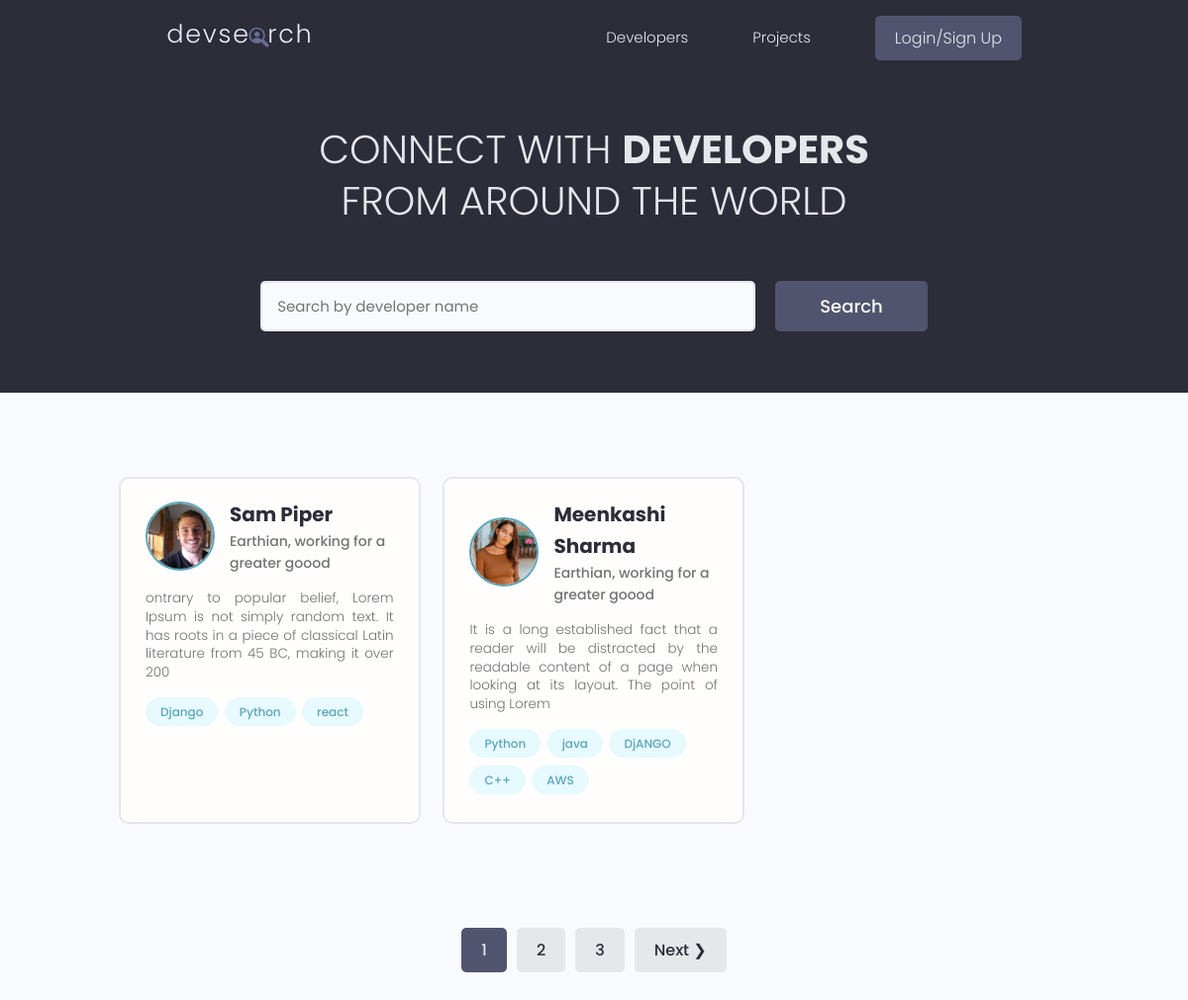
The page / on the database its author committed.
### users/models.py (models this page shows, shortened)
class Profile(models.Model):
    user = models.OneToOneField(User, on_delete=models.CASCADE,null=True,blank=True)
    name = models.CharField(max_length=200,null=True,blank=True)
    email = models.EmailField(max_length=500,null=True,blank=True)
    username = models.CharField(max_length=200,null=True,blank=True)
    location = models.CharField(max_length=200,null=True,blank=True)
    short_intro = models.CharField(max_length=500,null=True,blank=True)
    bio = models.TextField(blank=True,null=True)
    profile_image = models.ImageField(
        null=True,blank=True, upload_to='profiles/',default ='profiles/user-default.png' )
    social_github = models.CharField(max_length=200,null=True,blank=True)
    social_twitter = models.CharField(max_length=200,null=True,blank=True)
    social_linkedin = models.CharField(max_length=200,null=True,blank=True)
    social_youtube = models.CharField(max_length=200,null=True,blank=True)
    social_website = models.CharField(max_length=200,null=True,blank=True)
    created = models.DateTimeField(auto_now_add=True)
    id = models.UUIDField(default=uuid.uuid4,unique = True,primary_key=True,editable=False)

class Skill(models.Model):
    owner = models.ForeignKey(Profile,on_delete=models.CASCADE,null=True,blank=True)
    name = models.CharField(max_length=200,null=True,blank=True)
    description = models.TextField(null=True,blank=True)
    created = models.DateTimeField(auto_now_add=True)
    id = models.UUIDField(default=uuid.uuid4,unique = True,primary_key=True,editable=False)
    def __str__(self):
        return str(self.name)

### users/views.py (the view)
# urls.py: path('',views.profiles, name ='profiles'),
def profiles(request):
    profiles , search_query = searchProfiles(request)
    results_per_page = 2
    custom_range , profiles ,paginator = paginateProfiles(request,profiles,results_per_page)
    context = dict([
        ('profiles', profiles),
        ('search_query', search_query),
        ('paginator', paginator),
        ('page_range', custom_range)
        ])
    return render(request,'users/profiles.html',context)

### users/utils.py (called while the page is built)
def paginateProfiles(request, profiles, results):
    page = request.GET.get('page', 1)
    results_per_page = results
    paginator = Paginator(profiles, results_per_page)
    try:
        custom_range = paginator.get_elided_page_range(number=page, on_each_side=1, on_ends=1)
        profiles = paginator.page(number=page)
    except PageNotAnInteger:
        page = 1
        custom_range = paginator.get_elided_page_range(number=page, on_each_side=1, on_ends=1)
        profiles = paginator.page(number=page)
    except EmptyPage:
        page = paginator.num_pages
        custom_range = paginator.get_elided_page_range(number=page, on_each_side=1, on_ends=1)
        profiles = paginator.page(number=page)
    return custom_range , profiles, paginator

def searchProfiles(request):
    search_query = ''
    if request.GET.get('search_query'):
        search_query = request.GET.get('search_query')
    skills = Skill.objects.filter(name__icontains=search_query)
    profiles = Profile.objects.distinct().filter(Q(name__icontains=search_query) | Q(short_intro__icontains=search_query) | Q(skill__in = skills))
    return profiles, search_query

### users/templates/users/profiles.html (shortened to what this page needs)
{% extends 'main.html' %} {% block content %}
<main class="home">
  <section class="hero-section text-center">
    <div class="container container--narrow">
      <div class="hero-section__box">
        <h2>CONNECT WITH <span>DEVELOPERS</span></h2>
        <h2>FROM AROUND THE WORLD</h2>
      </div>
      <div class="hero-section__search">
        <form class="form" action="{% url 'profiles' %}" method="get">
          <div class="form__field">
            <input
              class="input input--text"
              id="formInput#search"
              type="text"
              value="{{search_query}}"
              name="search_query"
              placeholder="Search by developer name"
            />
          </div>
          <input class="btn btn--sub btn--lg" type="submit" value="Search" />
        </form>
      </div>
    </div>
  </section>
  <section class="devlist">
    <div class="container">
      <div class="grid grid--three">
        {% for profile in profiles%}
        <div class="column card">
          <div class="dev">
            <a href="{% url 'user-profile'  profile.id %}" class="card__body">
              <div class="dev__profile">
                <img
                  class="avatar avatar--md"
                  src="{{ profile.profile_image.url }}"
                  alt="image"
                />
                <div class="dev__meta">
                  <h3>{{ profile.name}}</h3>
                  <h5>{{ profile.short_intro|slice:"60" }}</h5>
                </div>
              </div>
              <p class="dev__info">{{profile.bio|slice:"150"}}</p>
              <div class="dev__skills">
                {% for skill in profile.skill_set.all|slice:"5" %}
                <span class="tag tag--pill tag--main">
                  <small>{{skill}}</small>
                </span>
                {% endfor %}
              </div>
            </a>
          </div>
        </div>
        {% endfor %}
      </div>
    </div>
  </section>
  {% include 'pagination.html' with queryset=profiles %}
</main>
{% endblock content%}

### static/styles/app.css (style rules this page uses)
:root { --color-sub: #2d2d39; }
.btn--sub { background-color: var(--color-sub-light); }
.card { border: 2px solid var(--color-light); }
img { width: 100%; }
.hero-section { height: 40vh; display: flex; align-items: center; background-color: var(--color-sub); }
.hero-section__box { margin-bottom: 4rem; }
.hero-section__box > h2, .hero-section__box > h2 > span { font-size: 4rem; color: var(--color-light); line-height: 1.3; text-transform: uppercase; }
.hero-section__box > h2 { font-weight: 300; }
.hero-section__box > h2 > span { font-weight: 700; }
.hero-section__search > .form { display: flex; align-items: center; justify-content: center; gap: 2rem; }
.hero-section__search > .form input.input--text { width: 50rem; }
.devlist { margin-top: 8rem; }
.devlist .grid { align-items: stretch; }
.devlist .dev .dev__profile { display: flex; align-items: center; gap: 1.5rem; }
.devlist .dev .dev__meta h3 { color: var(--color-sub); font-size: 2rem; font-weight: 700; }
.devlist .dev .dev__meta h5 { color: var(--color-text); font-size: 1.4rem; font-weight: 500; }
.devlist .dev .dev__info { margin: 1.5rem 0; font-size: 1.35rem; line-height: 1.4; text-align: justify; }

### static/uikit/styles/modules/_variables.css (style rules this page uses)
:root { --color-main: #5aa5b9; --color-main-light: #e6faff; --color-sub: #3f4156; --color-sub-light: #51546e; --color-sub-lighter: #ededfd; --color-text: #737373; --color-gray: #8b8b8b; --color-light: #e5e7eb; --color-light-gray: #767676; --color-bg: #f8fafd; --color-white: #fffefd; --color-white-light: #f3f3f3; --color-success: #359e64; --color-success-bg: #def8e8; --color-error: #fc4b0b; --color-error-bg: #fff2ee; --font-base: 'Poppins', arial, helvetica, 'Segoe UI', roboto, ubuntu, sans-serif; --font-monospace: 'Fira Code', 'Courier New', courier, monospace; --font-regular: 300; --font-medium: 500; --font-bold: 700; --generic-shadow: 1px 1px 5px #00000010; --generic-transition: all 0.3s ease-in-out; }

### static/uikit/styles/modules/_base.css (style rules this page uses)
* { margin: 0; padding: 0; box-sizing: border-box; text-rendering: optimizeLegibility; color: inherit; font-size: inherit; }
html { font-size: 50%; }
@media only screen and (min-width: 480px) { html { font-size: 56.25%; } }
@media only screen and (min-width: 1200px) { html { font-size: 62.5%; } }
body { line-height: 1.6; font-weight: 400; font-size: 1.5rem; color: var(--color-text); background-color: var(--color-bg); min-height: 100vh; }

### static/uikit/styles/modules/_typography.css (style rules this page uses)
* { font-family: var(--font-base); }
h2 { font-size: 3.6rem; font-weight: var(--font-bold); }
h3 { font-size: 3.2rem; font-weight: var(--font-medium); }
h5 { font-size: 2.4rem; font-weight: var(--font-medium); }
h5, h6 { font-weight: var(--font-regular); }
p, span, strong { font-size: 1.6rem; color: var(--color-text); font-weight: var(--font-regular); }
a { padding-bottom: 2px; text-decoration: none; display: inline-block; color: var(--color-main); font-weight: var(--font-medium); }

### static/uikit/styles/modules/_utilities.css (style rules this page uses)
.container { width: 92%; max-width: 165rem; margin: 0 auto; box-sizing: border-box; }
.container--narrow { width: 92%; max-width: 120rem; }
@media screen and (min-width: 1000px) { .container { width: 90%; } }
@media screen and (min-width: 1000px) { .container--narrow { width: 85%; } }
@media screen and (min-width: 1200px) { .container { width: 80%; } }
@media screen and (min-width: 1200px) { .container--narrow { width: 72%; } }
.text-center { text-align: center; }

### static/uikit/styles/modules/_avatar.css (style rules this page uses)
.avatar { border-radius: 50%; border: 2px solid var(--color-main); object-fit: cover; }
.avatar--md { height: 7rem; width: 7rem; }

### static/uikit/styles/modules/_button.css (style rules this page uses)
.btn { display: inline-block; position: relative; cursor: pointer; background-color: var(--color-light); font-weight: var(--font-medium); color: var(--color-sub); text-decoration: none; padding: 1rem 2rem; border-radius: 0.5rem; border: none; width: -webkit-fit-content; width: -moz-fit-content; width: fit-content; height: -webkit-fit-content; height: -moz-fit-content; height: fit-content; font-size: 1.6rem; outline-width: 0; outline-color: transparent; -webkit-backface-visibility: hidden; backface-visibility: hidden; transition: all 0.3s ease-in-out; }
.btn--sub { background-color: var(--color-sub); color: var(--color-white); }
.btn--lg { font-size: 1.8rem; padding: 1.2rem 4.5rem; }

### static/uikit/styles/modules/_card.css (style rules this page uses)
.card { border-radius: 1rem; background-color: var(--color-white); border: 1.5px solid var(--color-light); width: auto; height: auto; margin-top: 0.5rem; margin-bottom: 0.5rem; overflow: hidden; }
.card__body, .card__header { padding: 2rem 2.5rem; }

### rows shown on the page
Profile: profile_image (picture), name "Sam Piper", short_intro "Earthian, working for a greater goood", bio "ontrary to popular belief, Lorem Ipsum is not simply random text. It has roots in a piece of classical Latin literature from 45 BC, making it over 200"
Skill: name "Django"
Skill: name "Python"
Skill: name "react"
Profile: profile_image (picture), name "Meenkashi Sharma", short_intro "Earthian, working for a greater goood", bio "It is a long established fact that a reader will be distracted by the readable content of a page when looking at its layout. The point of using Lorem"
Skill: name "Python"
Skill: name "java"
Skill: name "DjANGO"
Skill: name "C++"
Skill: name "AWS"

### other values the page prints
{{ page_index }} "1"
{{ page_index }} "2" "3"
